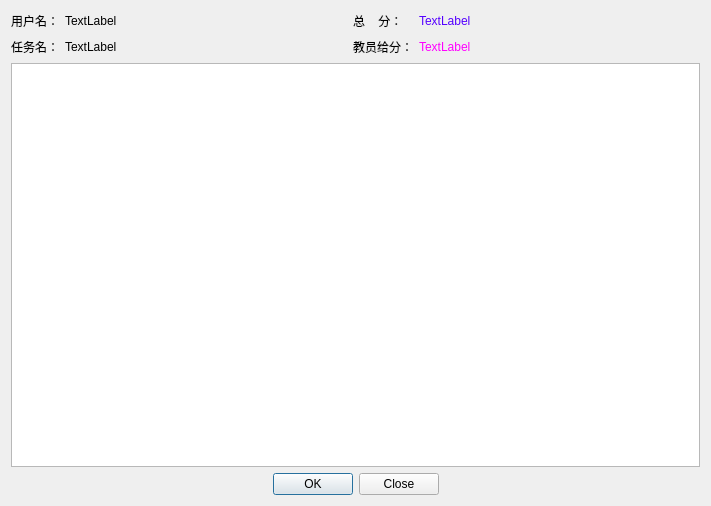
<?xml version="1.0" encoding="UTF-8"?>
<ui version="4.0">
 <class>SubScore</class>
 <widget class="QWidget" name="SubScore">
  <property name="geometry">
   <rect>
    <x>0</x>
    <y>0</y>
    <width>711</width>
    <height>506</height>
   </rect>
  </property>
  <property name="windowTitle">
   <string>得分详情</string>
  </property>
  <property name="styleSheet">
   <string notr="true">font: 11pt &quot;新宋体&quot;;</string>
  </property>
  <layout class="QGridLayout" name="gridLayout_2">
   <item row="0" column="0">
    <layout class="QGridLayout" name="gridLayout">
     <item row="0" column="0">
      <widget class="QLabel" name="label">
       <property name="text">
        <string>用户名：</string>
       </property>
      </widget>
     </item>
     <item row="0" column="1">
      <widget class="QLabel" name="label_username">
       <property name="text">
        <string>TextLabel</string>
       </property>
      </widget>
     </item>
     <item row="0" column="2">
      <spacer name="horizontalSpacer">
       <property name="orientation">
        <enum>Qt::Horizontal</enum>
       </property>
       <property name="sizeType">
        <enum>QSizePolicy::Expanding</enum>
       </property>
       <property name="sizeHint" stdset="0">
        <size>
         <width>40</width>
         <height>20</height>
        </size>
       </property>
      </spacer>
     </item>
     <item row="0" column="3">
      <widget class="QLabel" name="label_2">
       <property name="text">
        <string>总    分：</string>
       </property>
      </widget>
     </item>
     <item row="0" column="4">
      <widget class="QLabel" name="label_TotalSc">
       <property name="styleSheet">
        <string notr="true">font: 75 14pt &quot;新宋体&quot;;
color: rgb(85, 0, 255);</string>
       </property>
       <property name="text">
        <string>TextLabel</string>
       </property>
      </widget>
     </item>
     <item row="0" column="5">
      <spacer name="horizontalSpacer_2">
       <property name="orientation">
        <enum>Qt::Horizontal</enum>
       </property>
       <property name="sizeType">
        <enum>QSizePolicy::Expanding</enum>
       </property>
       <property name="sizeHint" stdset="0">
        <size>
         <width>40</width>
         <height>20</height>
        </size>
       </property>
      </spacer>
     </item>
     <item row="1" column="0">
      <widget class="QLabel" name="label_3">
       <property name="text">
        <string>任务名：</string>
       </property>
      </widget>
     </item>
     <item row="1" column="1">
      <widget class="QLabel" name="label_taskname">
       <property name="text">
        <string>TextLabel</string>
       </property>
      </widget>
     </item>
     <item row="1" column="2">
      <spacer name="horizontalSpacer_3">
       <property name="orientation">
        <enum>Qt::Horizontal</enum>
       </property>
       <property name="sizeHint" stdset="0">
        <size>
         <width>40</width>
         <height>20</height>
        </size>
       </property>
      </spacer>
     </item>
     <item row="1" column="3">
      <widget class="QLabel" name="label_6">
       <property name="text">
        <string>教员给分：</string>
       </property>
      </widget>
     </item>
     <item row="1" column="4">
      <widget class="QLabel" name="label_TutorSc">
       <property name="styleSheet">
        <string notr="true">color: rgb(255, 0, 255);
font: 75 14pt &quot;新宋体&quot;;</string>
       </property>
       <property name="text">
        <string>TextLabel</string>
       </property>
      </widget>
     </item>
     <item row="1" column="5">
      <spacer name="horizontalSpacer_4">
       <property name="orientation">
        <enum>Qt::Horizontal</enum>
       </property>
       <property name="sizeHint" stdset="0">
        <size>
         <width>40</width>
         <height>20</height>
        </size>
       </property>
      </spacer>
     </item>
    </layout>
   </item>
   <item row="1" column="0">
    <widget class="QTableView" name="tableView">
     <property name="sortingEnabled">
      <bool>true</bool>
     </property>
     <attribute name="horizontalHeaderStretchLastSection">
      <bool>true</bool>
     </attribute>
     <attribute name="verticalHeaderStretchLastSection">
      <bool>false</bool>
     </attribute>
    </widget>
   </item>
   <item row="2" column="0">
    <widget class="QDialogButtonBox" name="buttonBox">
     <property name="standardButtons">
      <set>QDialogButtonBox::Close|QDialogButtonBox::Ok</set>
     </property>
     <property name="centerButtons">
      <bool>true</bool>
     </property>
    </widget>
   </item>
  </layout>
 </widget>
 <resources/>
 <connections/>
</ui>
